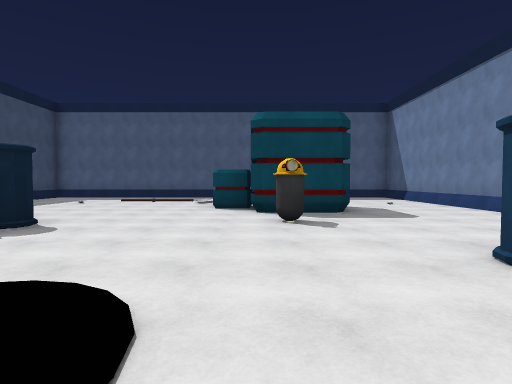
[1] (above)

12 first-person views from a walk through a Unity game level. The camera is 1.4 m above the floor, tilts 2° down and sees 80° across. The floor is counted in squares, 2 m on a side. Each view is taken from the middle of a square. On the plan, view 1 faces up. The plan holds only what a view shows up to about 10 squares ahead; the rest is blank. The place goes on beyond the plan. The player is left out. Some surface patterns are stand-ins.

[2]
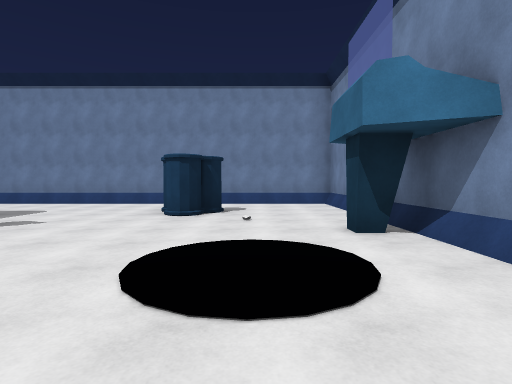

[3]
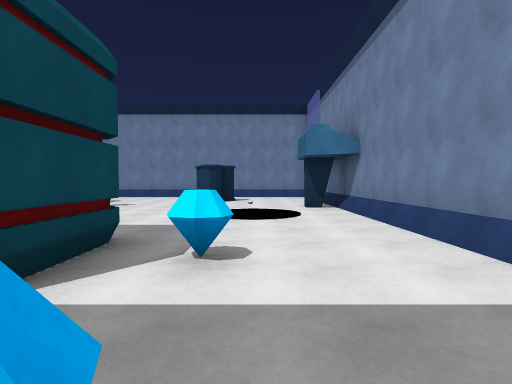

[4]
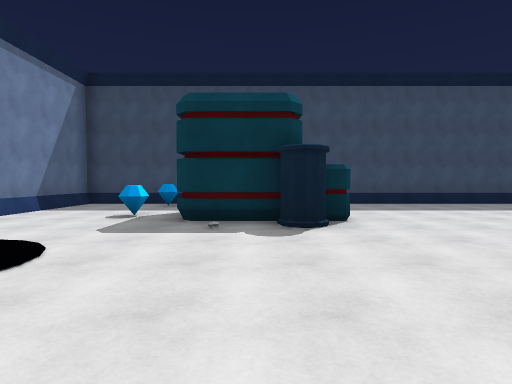

[5]
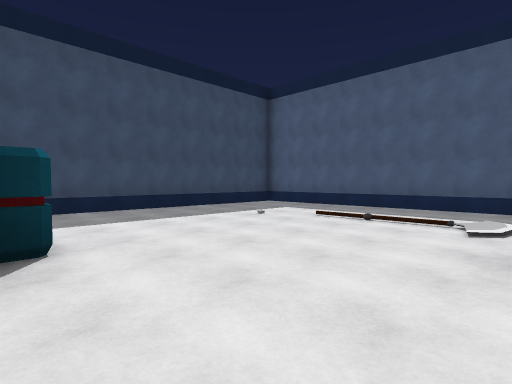

[6]
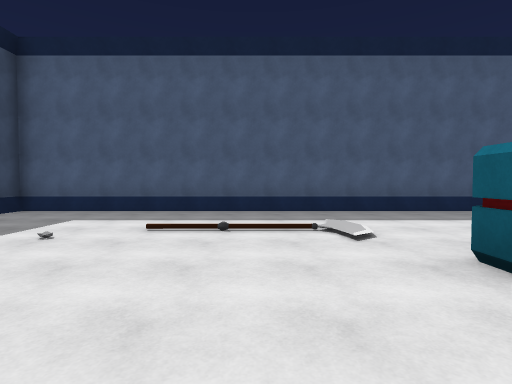

[7]
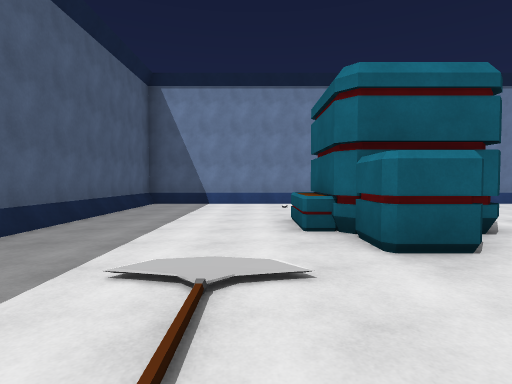

[8]
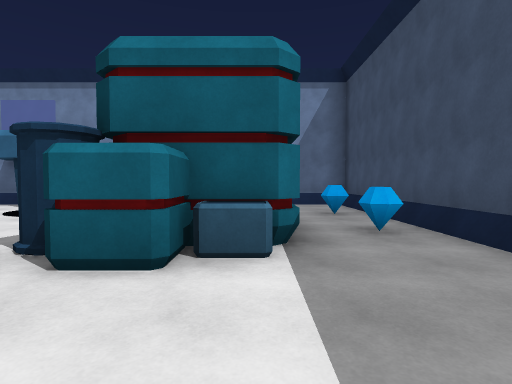

[9]
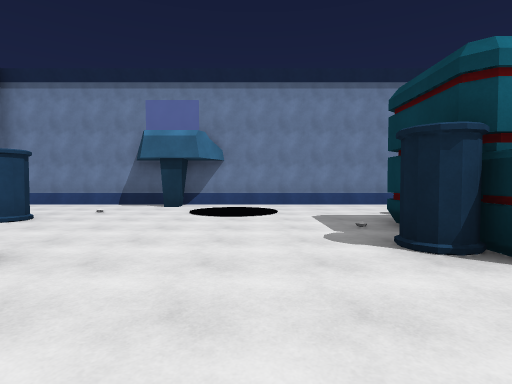

[10]
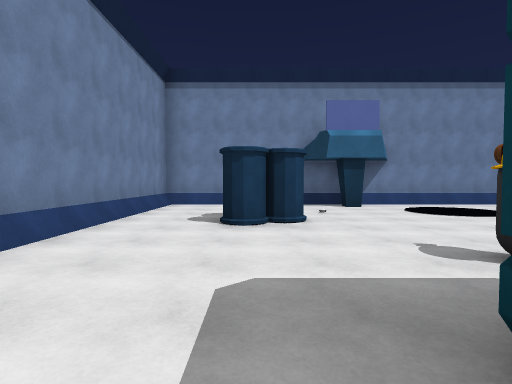

[11]
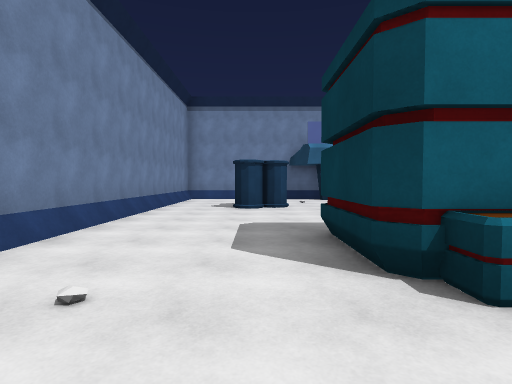

[12]
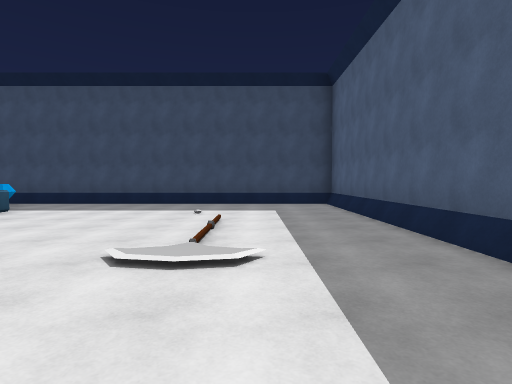

### Floor plan
Key: @ floor where view 1 was taken; # wall or solid block; . floor; / step, stairs or slope; O other object.
Columns run from 9 left of view 1 to 6 right of it. Each row starts with its distance up from view 1.
 14 ################
 13 #//////////////#
 12 #..............#
 11 #..............#
 10 #..............#
  9 #.........O....#
  8 #.......O###...#
  7 #........O##...#
  6 #..............#
  5 #..OOO....O....#
  4 #O.##..........#
  3 #..O#.......O..#
  2 #O..O.......O..#
  1 #..............#
  0 #........@.....#
 -1 #////////O#....#
 -2 ################

Where each view was taken, in squares from view 1:
view 1: 0 up, 0 right, facing up
view 2: 1 up, 4 left, facing right
view 3: 1 up, 8 left, facing right
view 4: 4 up, 1 right, facing left
view 5: 5 up, 1 left, facing up-left
view 6: 6 up, 3 left, facing up
view 7: 10 up, 4 left, facing right
view 8: 8 up, 6 left, facing down
view 9: 8 up, 2 left, facing down
view 10: 8 up, 3 right, facing down
view 11: 11 up, 3 right, facing down
view 12: 11 up, 1 right, facing left
